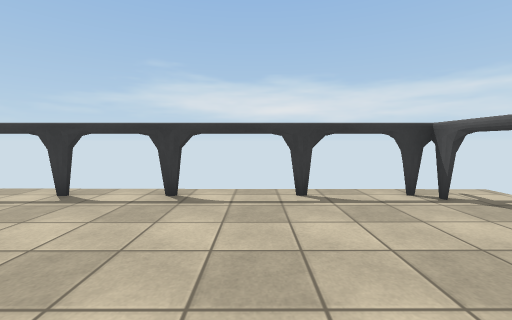
view 1 (above)

16 first-person views from a walk through a 3-D level made in the Unity game engine. The camera is 1.2 m above the floor, tilts 4° down and sees 90° across. The floor is counted in squares, 1 m on a side. Each view is taken from the middle of a square. On the plan, view 1 faces up. The plan holds only what a view shows up to about 12 squares ahead; the rest is blank. The place goes on beyond the plan. Some surface patterns are stand-ins.

view 2
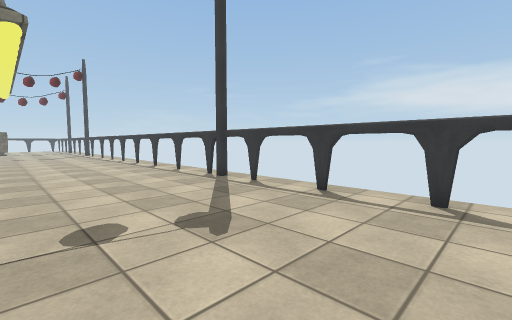

view 3
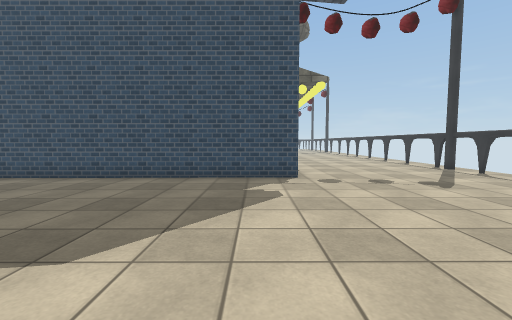

view 4
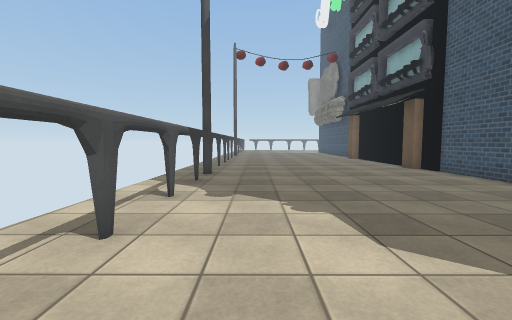

view 5
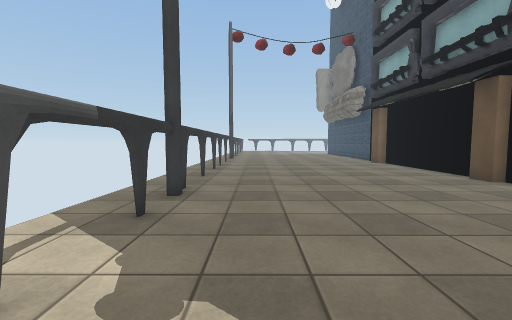

view 6
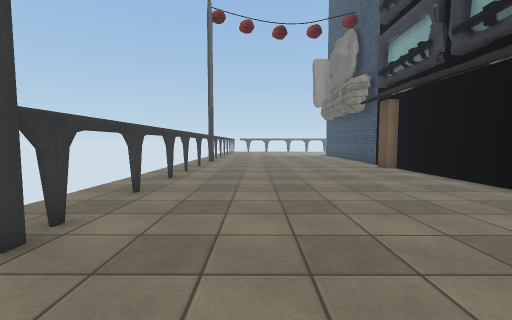

view 7
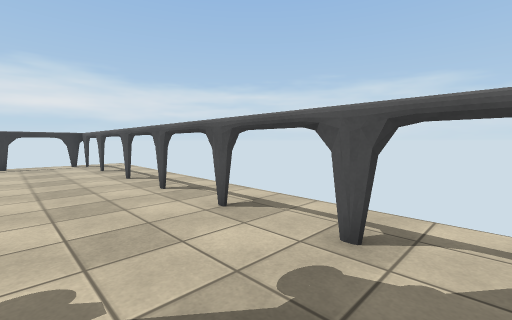

view 8
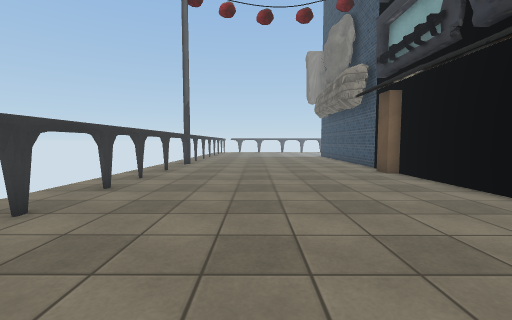

view 9
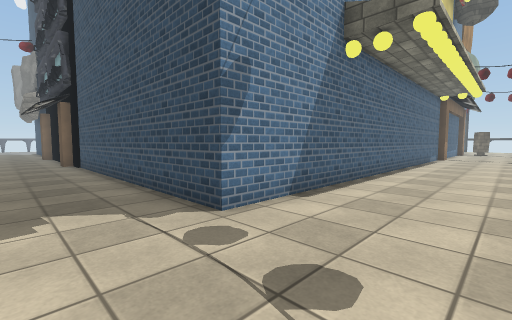

view 10
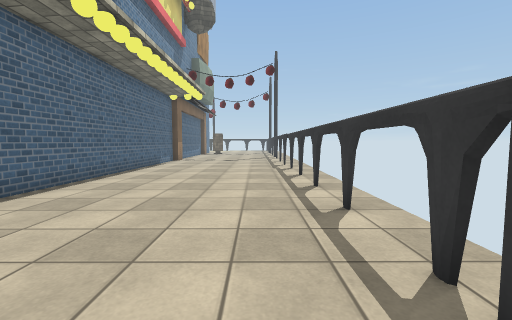

view 11
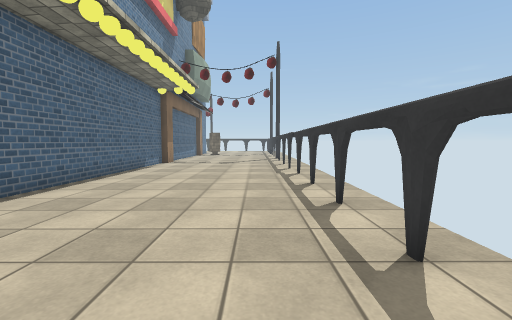

view 12
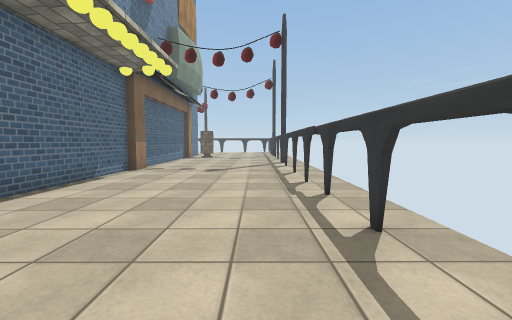

view 13
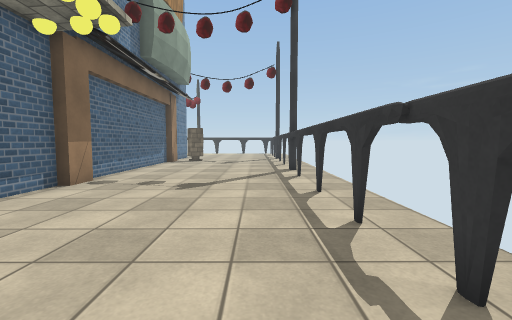

view 14
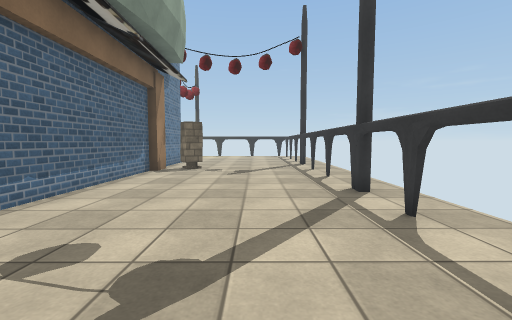

view 15
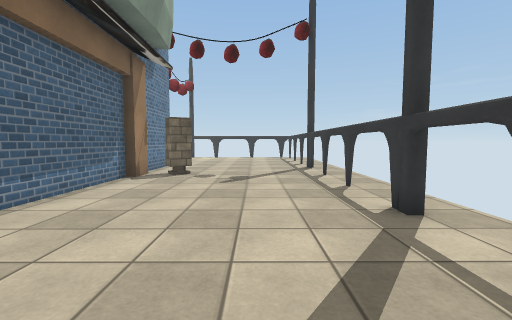

view 16
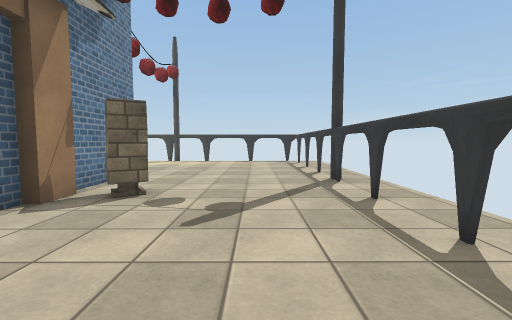

### Floor plan
Key: @ floor where view 1 was taken; # wall or solid block; x gap in a wall; . floor; v drop or lower ground.
Columns run from 34 left of view 1 to 4 right of it. Each row starts with its distance up from view 1.
  6 ##############vxvvvvxvxvvxvxvvxvxvvxvv#
  5 ......................................x
  4 .......................................
  3 ......................................x
  2 .......................................
  1 .......................................
  0 ##................................@...x
 -1 ##.......##............................
 -2 #############################..........
 -3                             #.........x
 -4                             #..........
 -5                             #.........x
 -6                             #..........
 -7                             #..........
 -8                             #.........x
 -9                              ..........
-10                             #.........x
-11                             #..........
-12                             #..........
-13                             #.........x
-14                             #..........
-15                             #.........x
-16                             #.........#
-17                             #.........#
-18                             #.........#
-19                             #.........#

Where each view was taken, in squares from view 1:
view 1: 0 up, 0 right, facing up
view 2: 0 up, 1 left, facing up-left
view 3: 3 down, 3 right, facing left
view 4: 2 down, 2 right, facing down
view 5: 6 down, 2 right, facing down
view 6: 9 down, 1 right, facing down
view 7: 9 down, 1 right, facing up-right
view 8: 11 down, 0 right, facing down
view 9: 2 up, 3 left, facing down-left
view 10: 4 up, 7 left, facing left
view 11: 4 up, 9 left, facing left
view 12: 4 up, 13 left, facing left
view 13: 4 up, 17 left, facing left
view 14: 3 up, 22 left, facing left
view 15: 3 up, 24 left, facing left
view 16: 3 up, 28 left, facing left
